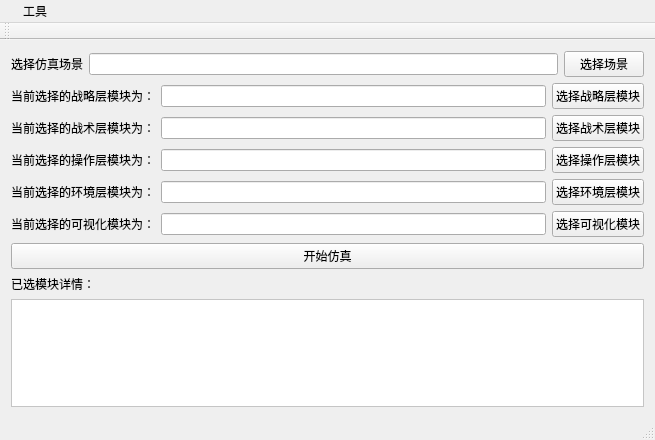
<?xml version="1.0" encoding="UTF-8"?>
<ui version="4.0">
 <class>QTMengeClass</class>
 <widget class="QMainWindow" name="QTMengeClass">
  <property name="geometry">
   <rect>
    <x>0</x>
    <y>0</y>
    <width>655</width>
    <height>440</height>
   </rect>
  </property>
  <property name="windowTitle">
   <string>人群疏散仿真</string>
  </property>
  <property name="styleSheet">
   <string notr="true"/>
  </property>
  <widget class="QWidget" name="centralWidget">
   <layout class="QVBoxLayout" name="verticalLayout">
    <item>
     <layout class="QHBoxLayout" name="horizontalLayout">
      <item>
       <widget class="QLabel" name="label">
        <property name="text">
         <string>选择仿真场景</string>
        </property>
       </widget>
      </item>
      <item>
       <widget class="QLineEdit" name="filePathInput"/>
      </item>
      <item>
       <widget class="QPushButton" name="select_pbn">
        <property name="text">
         <string>选择场景</string>
        </property>
       </widget>
      </item>
     </layout>
    </item>
    <item>
     <layout class="QGridLayout" name="gridLayout">
      <item row="0" column="2">
       <widget class="QPushButton" name="strategic_pbn">
        <property name="text">
         <string>选择战略层模块</string>
        </property>
       </widget>
      </item>
      <item row="0" column="0">
       <widget class="QLabel" name="label_2">
        <property name="text">
         <string>当前选择的战略层模块为：</string>
        </property>
       </widget>
      </item>
      <item row="2" column="0">
       <widget class="QLabel" name="label_3">
        <property name="text">
         <string>当前选择的战术层模块为：</string>
        </property>
       </widget>
      </item>
      <item row="2" column="2">
       <widget class="QPushButton" name="tactical_pbn">
        <property name="text">
         <string>选择战术层模块</string>
        </property>
       </widget>
      </item>
      <item row="3" column="0">
       <widget class="QLabel" name="label_4">
        <property name="text">
         <string>当前选择的操作层模块为：</string>
        </property>
       </widget>
      </item>
      <item row="3" column="1">
       <widget class="QLineEdit" name="operation_lineEdit">
        <property name="text">
         <string/>
        </property>
       </widget>
      </item>
      <item row="3" column="2">
       <widget class="QPushButton" name="operation_pbn">
        <property name="text">
         <string>选择操作层模块</string>
        </property>
       </widget>
      </item>
      <item row="4" column="0">
       <widget class="QLabel" name="label_5">
        <property name="text">
         <string>当前选择的环境层模块为：</string>
        </property>
       </widget>
      </item>
      <item row="4" column="1">
       <widget class="QLineEdit" name="environment_lineEdit">
        <property name="text">
         <string/>
        </property>
       </widget>
      </item>
      <item row="4" column="2">
       <widget class="QPushButton" name="environment_selcet_pbn">
        <property name="text">
         <string>选择环境层模块</string>
        </property>
       </widget>
      </item>
      <item row="0" column="1">
       <widget class="QLineEdit" name="strategic_lineEdit">
        <property name="text">
         <string/>
        </property>
       </widget>
      </item>
      <item row="5" column="0">
       <widget class="QLabel" name="label_6">
        <property name="text">
         <string>当前选择的可视化模块为：</string>
        </property>
       </widget>
      </item>
      <item row="5" column="1">
       <widget class="QLineEdit" name="viewer_lineEdit"/>
      </item>
      <item row="5" column="2">
       <widget class="QPushButton" name="viewer_pbn">
        <property name="text">
         <string>选择可视化模块</string>
        </property>
       </widget>
      </item>
      <item row="2" column="1">
       <widget class="QLineEdit" name="tactical_lineEdit">
        <property name="text">
         <string/>
        </property>
       </widget>
      </item>
      <item row="6" column="0" colspan="3">
       <widget class="QPushButton" name="startMengeButton">
        <property name="text">
         <string>开始仿真</string>
        </property>
       </widget>
      </item>
     </layout>
    </item>
    <item>
     <widget class="QLabel" name="label_7">
      <property name="text">
       <string>已选模块详情：</string>
      </property>
     </widget>
    </item>
    <item>
     <widget class="QPlainTextEdit" name="info_text">
      <property name="styleSheet">
       <string notr="true">background-color: rgb(255, 255, 255);</string>
      </property>
     </widget>
    </item>
   </layout>
  </widget>
  <widget class="QMenuBar" name="menuBar">
   <property name="geometry">
    <rect>
     <x>0</x>
     <y>0</y>
     <width>655</width>
     <height>23</height>
    </rect>
   </property>
   <widget class="QMenu" name="menuFile">
    <property name="title">
     <string/>
    </property>
    <addaction name="actionXml"/>
    <addaction name="actionTEST"/>
   </widget>
   <widget class="QMenu" name="menu">
    <property name="title">
     <string>工具</string>
    </property>
    <addaction name="GlobalPlanMaker"/>
    <addaction name="TacticPlanMaker"/>
    <addaction name="OperationPlanMaker"/>
    <addaction name="EnvironmentMaker"/>
    <addaction name="separator"/>
   </widget>
   <addaction name="menuFile"/>
   <addaction name="menu"/>
  </widget>
  <widget class="QToolBar" name="mainToolBar">
   <attribute name="toolBarArea">
    <enum>TopToolBarArea</enum>
   </attribute>
   <attribute name="toolBarBreak">
    <bool>false</bool>
   </attribute>
  </widget>
  <widget class="QStatusBar" name="statusBar"/>
  <action name="actionOpen">
   <property name="text">
    <string>Open</string>
   </property>
  </action>
  <action name="actionEdit">
   <property name="text">
    <string>Edit</string>
   </property>
  </action>
  <action name="actionXml">
   <property name="text">
    <string>XML</string>
   </property>
  </action>
  <action name="actionTEST">
   <property name="text">
    <string>TEST</string>
   </property>
  </action>
  <action name="GlobalPlanMaker">
   <property name="text">
    <string>制作战略模块</string>
   </property>
  </action>
  <action name="TacticPlanMaker">
   <property name="text">
    <string>制作战术模块</string>
   </property>
  </action>
  <action name="OperationPlanMaker">
   <property name="text">
    <string>制作操作模块</string>
   </property>
  </action>
  <action name="EnvironmentMaker">
   <property name="text">
    <string>制作环境层模块</string>
   </property>
  </action>
 </widget>
 <layoutdefault spacing="6" margin="11"/>
 <resources>
  <include location="qtmenge.qrc"/>
 </resources>
 <connections/>
</ui>
